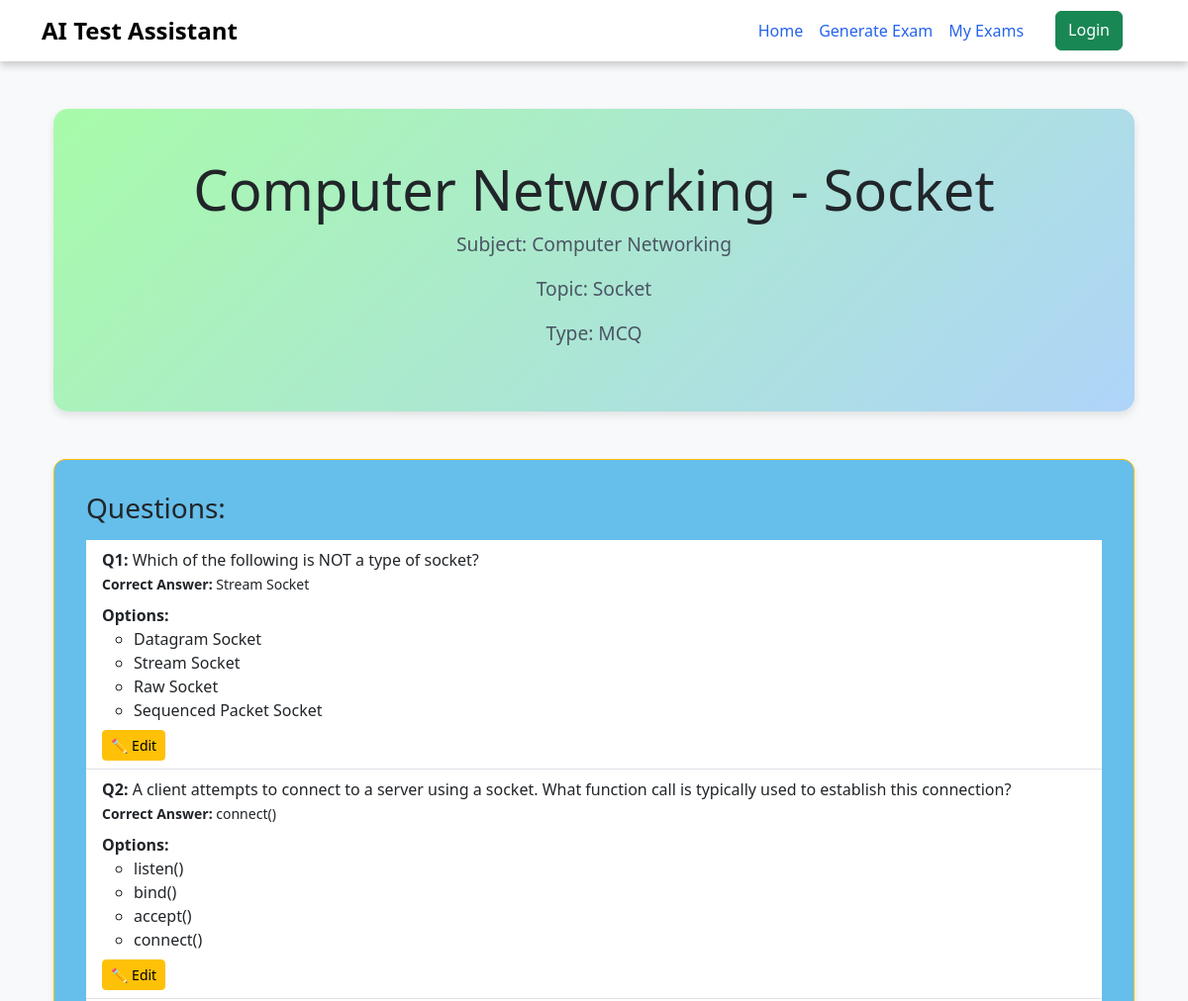
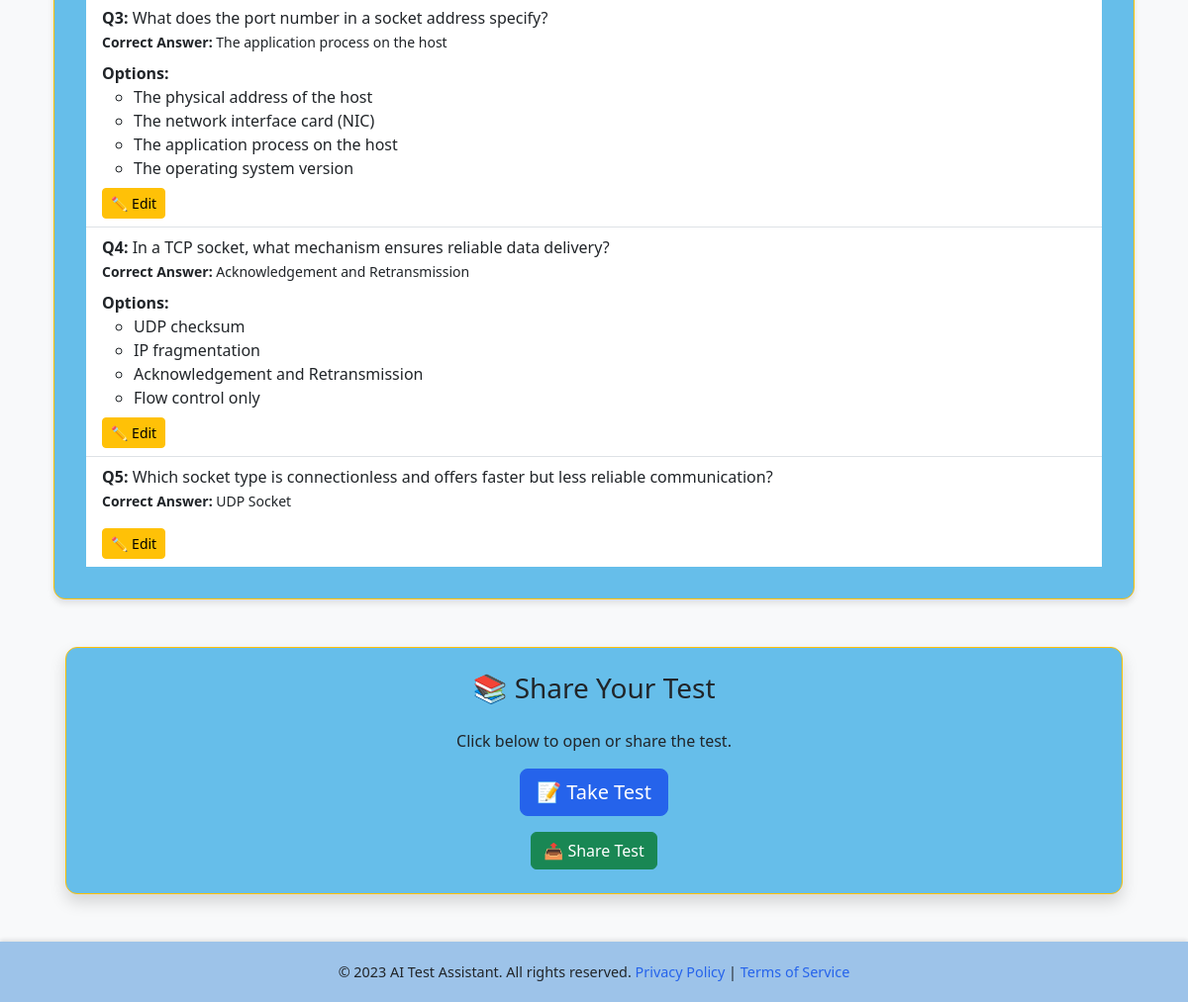
Screenshot of /core/exam/1/ with the database file from the repository (2 pictures, top to bottom).
### core/models.py (models this page shows, shortened)
class Exam(models.Model):
    QUESTION_TYPE_CHOICES = (
        ('MCQ', 'MCQ'),
        ('Short Answer', 'Short Answer'),
        ('Long Answer', 'Long Answer'),
    )
    title = models.CharField(max_length=255)
    subject = models.CharField(max_length=100)
    topic = models.CharField(max_length=100)
    type = models.CharField(max_length=15, choices=QUESTION_TYPE_CHOICES)
    created_by = models.ForeignKey(User, on_delete=models.CASCADE, limit_choices_to={'role': 'Teacher'})
    created_at = models.DateTimeField(auto_now_add=True)

class Question(models.Model):
    exam = models.ForeignKey(Exam, on_delete=models.CASCADE, related_name="questions")
    text = models.TextField()
    question_type = models.CharField(max_length=20, choices=Exam.QUESTION_TYPE_CHOICES)
    options = models.JSONField(blank=True, null=True)  # Only for MCQ
    correct_answer = models.TextField()
    marks = models.FloatField(default=1.0)

### core/views.py (the view)
# urls.py: path('exam/<int:exam_id>/', views.exam_detail, name='exam_detail'),
def exam_detail(request, exam_id):
    exam = get_object_or_404(Exam, id=exam_id)
    questions = exam.questions.all()
    for question in questions:
        if isinstance(question.options, str):
            try:
                question.options = json.loads(question.options)
            except json.JSONDecodeError:
                question.options = []
    return render(request, 'core/exam_detail.html', {'exam': exam, 'questions': questions})

### core/templates/core/exam_detail.html (shortened to what this page needs)
{% extends 'base.html' %}
{% block content %}
<div class="container">
    <div class="hero text-center mb-5">
        <h2 class="display-4 font-weight-bold">{{ exam.title }}</h2>
        <p class="lead">Subject: <strong>{{ exam.subject }}</strong></p>
        <p class="lead">Topic: <strong>{{ exam.topic }}</strong></p>
        <p class="lead">Type: <strong>{{ exam.type }}</strong></p>
    </div>
    <div class="card mb-4">
        <div class="card-body">
            <h3 class="mb-3">Questions:</h3>
            <ul class="list-group list-group-flush">
                {% for question in questions %}
                    <li class="list-group-item">
                        <strong>Q{{ forloop.counter }}:</strong> {{ question.text }}
                        <br>
                        <small><b>Correct Answer:</b> {{ question.correct_answer }}</small>
                        <br>
                        <div class="mt-2">
                            {% if question.question_type == "MCQ" %}
                                <b>Options:</b>
                                <ul>
                                    {% for option in question.options %}
                                        <li>{{ option }}</li>
                                    {% endfor %}
                                </ul>
                            {% endif %}
                        </div>
                            <a href="{% url 'edit_question' question.id %}" class="btn btn-warning btn-sm mt-2">✏️ Edit</a>
                    </li>
                {% endfor %}
            </ul>
        </div>
    </div>
    <div class="container mt-5">
        <div class="card shadow p-4">
            <h3 class="text-center mb-4">📚 Share Your Test</h3>
            <p class="text-center">Click below to open or share the test.</p>
            <div class="text-center">
                <a id="test-link" href="{% url 'take_exam' exam.id %}" class="btn btn-primary btn-lg" target="_blank">
                    📝 Take Test
                </a>
            </div>
            <div class="text-center mt-3">
                <button id="share-btn" class="btn btn-success">📤 Share Test</button>
            </div>
        </div>
    </div>
</div>
 {% endblock %}

### core/templates/base.html (shortened to what this page needs)
<!DOCTYPE html>
<html lang="en">
<head>
    <link href="https://cdn.jsdelivr.net/npm/bootstrap@5.3.0/dist/css/bootstrap.min.css" rel="stylesheet">
</head>
<body>
    <nav class="navbar navbar-expand-lg navbar-light">
        <div class="container">
            <a class="navbar-brand" href="{% url 'index' %}">
                <span style="font-size: 1.5rem; font-weight: bold;">AI Test Assistant</span>
            </a>
            <div class="collapse navbar-collapse" id="navbarNav">
                <ul class="navbar-nav ms-auto">
                    <li class="nav-item">
                        <a class="nav-link" href="{% url 'index' %}">Home</a>
                    </li>
                    <li class="nav-item">
                        <a class="nav-link" href="{% url 'generate_exam_questions' %}">Generate Exam</a>
                    </li>
                    <li class="nav-item">
                        <a class="nav-link" href="{% url "my_exams" %}">My Exams</a>
                    </li>
                    {% if user.is_authenticated %}
                    <form action="{% url "account_logout" %} " method="post">
                      {% csrf_token %}
                      <button class="btn btn-danger" type='submit'>Logout </button> ({{user.username}})
                    </form>
                    {% else %}
                    <a href="{% url "account_login" %}" class="btn btn-success mx-4"> Login</a>
                    {% endif %}
                </ul>
            </div>
        </div>
    </nav>
    <main class="container my-5">
        {% block content %}
        {% endblock %}
    </main>
    <footer class="footer">
        <div class="container">
            <p class="mb-0">© 2023 AI Test Assistant. All rights reserved. <a href="#">Privacy Policy</a> | <a href="#">Terms of Service</a></p>
        </div>
    </footer>
</body>
</html>

### core/templates/base.html (style rules this page uses)
:root { --primary-color: #2563eb; --secondary-color: #1e40af; --background-color: #f8f9fa; --hover-color: #1d4ed8; --card-hover-color: #e2e8fe; }
body { font-family: 'Segoe UI', Tahoma, Geneva, Verdana, sans-serif; background-color: var(--background-color); margin: 0; padding: 0; }
.navbar { background-color: white; box-shadow: 0 2px 4px rgba(0,0,0,0.1); transition: box-shadow 0.3s ease; }
.navbar-brand { font-weight: 700; font-size: 1.5rem; }
.nav-link { color: var(--primary-color) !important; font-weight: 500; transition: color 0.3s ease; }
.hero { background: linear-gradient(135deg,rgb(168, 251, 169) 0%,rgb(175, 212, 249) 100%); padding: 3rem 0; border-radius: 15px; margin-bottom: 2rem; box-shadow: 0 4px 8px rgba(0, 0, 0, 0.1); }
.hero p { font-size: 1.2rem; color: #4b5563; }
.card { border: 1px solid #FFC107; border-radius: 12px; box-shadow: 0 4px 6px rgba(0,0,0,0.1); transition: transform 0.3s ease, box-shadow 0.3s ease; background-color:rgb(102, 190, 234); }
.card-body { padding: 2rem; }
.btn-primary { background-color: var(--primary-color); border-color: var(--primary-color); transition: background-color 0.3s ease; }
.footer { background-color: rgb(157, 195, 233); padding: 20px 0; text-align: center; font-size: 0.9rem; box-shadow: 0 -2px 4px rgba(0,0,0,0.1); }
.footer a { color: var(--primary-color); text-decoration: none; }

### rows the page displays
Exam: title "Computer Networking - Socket", subject "Computer Networking", topic "Socket", type "MCQ"
Question: text "Which of the following is NOT a type of socket?", correct_answer "Stream Socket", options "Datagram Socket" "Stream Socket" "Raw Socket" "Sequenced Packet Socket"
Question: text "A client attempts to connect to a server using a socket. What function call is typically used to establish this connection?", correct_answer "connect()", options "listen()" "bind()" "accept()" "connect()"
Question: text "What does the port number in a socket address specify?", correct_answer "The application process on the host", options "The physical address of the host" "The network interface card (NIC)" "The application process on the host" "The operating system version"
Question: text "In a TCP socket, what mechanism ensures reliable data delivery?", correct_answer "Acknowledgement and Retransmission", options "UDP checksum" "IP fragmentation" "Acknowledgement and Retransmission" "Flow control only"
Question: text "Which socket type is connectionless and offers faster but less reliable communication?", correct_answer "UDP Socket"
